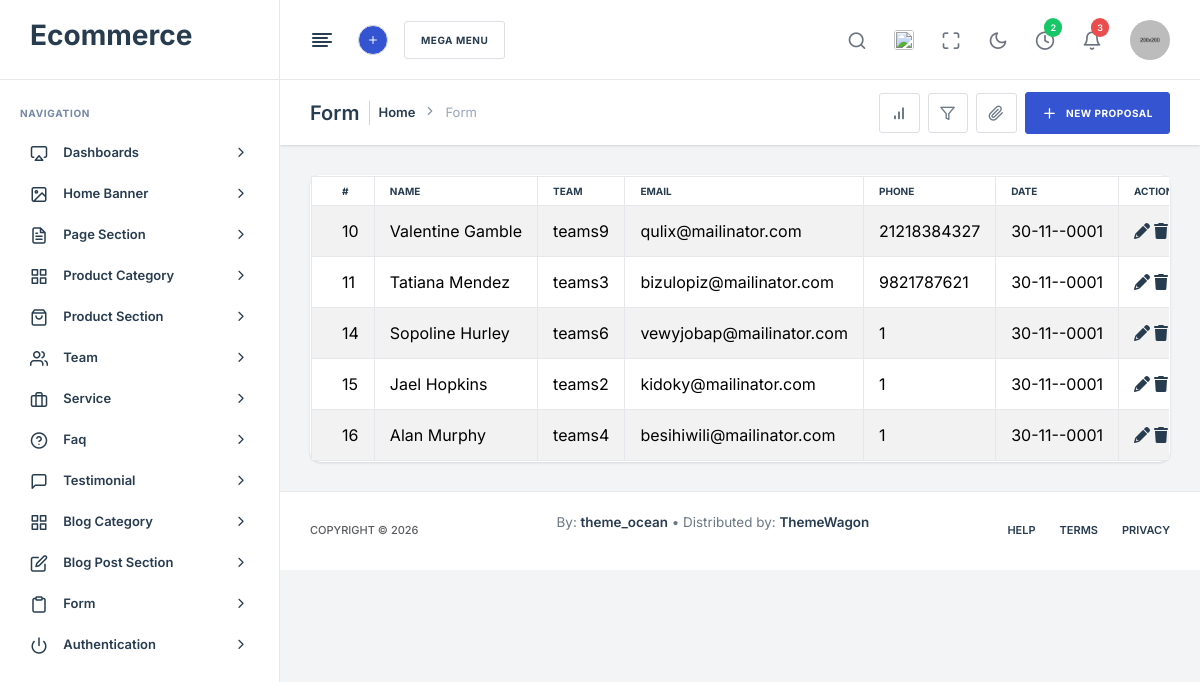
The app's page /admin/proposal.php with its own data.
### tables this page shows
CREATE TABLE `contact_requests` (
  `id` int(11) NOT NULL,
  `name` varchar(255) NOT NULL,
  `teams` varchar(255) NOT NULL,
  `phone` bigint(255) NOT NULL,
  `address1` text NOT NULL,
  `address2` text NOT NULL,
  `country` varchar(255) NOT NULL,
  `state` varchar(255) NOT NULL,
  `city` varchar(255) NOT NULL,
  `designation` int(255) NOT NULL,
  `message` text NOT NULL,
  `email` varchar(255) NOT NULL,
  `date` date NOT NULL
);

### admin/proposal.php (the view, shortened to what this page needs)
<?php
include('layout/header.php');
?>
<body>
    <main class="nxl-container">
        <div class="nxl-content">
            <div class="page-header">
                <div class="page-header-left d-flex align-items-center">
                    <div class="page-header-title">
                        <h5 class="m-b-10">Form</h5>
                    </div>
                    <ul class="breadcrumb">
                        <li class="breadcrumb-item"><a href="index.php">Home</a></li>
                        <li class="breadcrumb-item">Form</li>
                    </ul>
                </div>
                <div class="page-header-right ms-auto">
                    <div class="page-header-right-items">
                        <div class="d-flex align-items-center gap-2 page-header-right-items-wrapper">
                            <a href="javascript:void(0);" class="btn btn-icon btn-light-brand" data-bs-toggle="collapse" data-bs-target="#collapseOne">
                                <i class="feather-bar-chart"></i>
                            </a>
                            <div class="dropdown">
                                <a class="btn btn-icon btn-light-brand" data-bs-toggle="dropdown" data-bs-offset="0, 12" data-bs-auto-close="outside">
                                    <i class="feather-filter"></i>
                                </a>
                            </div>
                            <div class="dropdown">
                                <a class="btn btn-icon btn-light-brand" data-bs-toggle="dropdown" data-bs-offset="0, 12" data-bs-auto-close="outside">
                                    <i class="feather-paperclip"></i>
                                </a>
                            </div>
                            <a href="proposal-create.php" class="btn btn-primary">
                                <i class="feather-plus me-2"></i>
                                <span>New Proposal</span>
                            </a>
                        </div>
                    </div>
                </div>
            </div>
            <div class="main-content">
                <div class="row">
                    <div class="col-lg-12">
                        <div class="card stretch stretch-full">
                            <div class="card-body p-0">
                                <div class="table-responsive">
                                   <?php
                    $sql = "SELECT * FROM contact_requests";
                    if($result = mysqli_query($conn, $sql)){
                        if(mysqli_num_rows($result) > 0){
                            echo '<table class="table table-bordered table-striped">';
                                echo "<thead>";
                                    echo "<tr>";
                                        echo "<th>#</th>";
                                        echo "<th>Name</th>";
                                        echo "<th>Team</th>";
                                        echo "<th>Email</th>";
                                        echo "<th>Phone</th>";
                                        echo "<th>Date</th>";
                                        echo "<th>Action</th>";
                                    echo "</tr>";
                                echo "</thead>";
                                echo "<tbody>";
                                while($row = mysqli_fetch_array($result)){
                                    echo "<tr>";
                                        echo "<td>" . $row['id'] . "</td>";
                                        echo "<td>" . $row['name'] . "</td>";
                                        echo "<td>" . $row['teams'] . "</td>";
                                        echo "<td>" . $row['email'] . "</td>";
                                        echo "<td>" . $row['phone'] . "</td>";
                                        echo "<td>" . date('d-m-Y', strtotime($row['date'])) . "</td>";
                                        echo "<td>";
                                            echo '<a href="proposal-edit.php?id='. $row['id'] .'" class="mr-3" title="Update Record" data-toggle="tooltip">  <span class="fa fa-pencil"></span></a>';
                                            echo '<a href="proposal.php?id='. $row['id'] .'&action=del" class="ml-3" title="Delete Record" data-toggle="tooltip">  <span class="fa fa-trash"></span></a>';
                                        echo "</td>";
                                    echo "</tr>";
                                }
                                echo "</tbody>";
                            echo "</table>";
                        } else{
                            echo '<div class="alert alert-danger"><em>No records were found.</em></div>';
                        }
                    } else{
                        echo "Oops! Something went wrong. Please try again later.";
                    }
                    ?>
                                </div>
                            </div>
                        </div>
                    </div>
                </div>
            </div>
        </div>
        <footer class="footer">
            <p class="fs-11 text-muted fw-medium text-uppercase mb-0 copyright">
                <span>Copyright ©</span>
            </p>
            <p><span>By: <a target="_blank" href="https://wrapbootstrap.com/user/theme_ocean" target="_blank">theme_ocean</a></span> • <span>Distributed by: <a target="_blank" href="https://themewagon.com" target="_blank">ThemeWagon</a></span></p>
            <div class="d-flex align-items-center gap-4">
                <a href="javascript:void(0);" class="fs-11 fw-semibold text-uppercase">Help</a>
                <a href="javascript:void(0);" class="fs-11 fw-semibold text-uppercase">Terms</a>
                <a href="javascript:void(0);" class="fs-11 fw-semibold text-uppercase">Privacy</a>
            </div>
        </footer>
    </main>
</body>
</html>

### records on screen
contact_requests: id "10", name "Valentine Gamble", teams "teams9", email "qulix@mailinator.com", phone "21218384327", date "30-11--0001"
contact_requests: id "11", name "Tatiana Mendez", teams "teams3", email "bizulopiz@mailinator.com", phone "9821787621", date "30-11--0001"
contact_requests: id "14", name "Sopoline Hurley", teams "teams6", email "vewyjobap@mailinator.com", phone "1", date "30-11--0001"
contact_requests: id "15", name "Jael Hopkins", teams "teams2", email "kidoky@mailinator.com", phone "1", date "30-11--0001"
contact_requests: id "16", name "Alan Murphy", teams "teams4", email "besihiwili@mailinator.com", phone "1", date "30-11--0001"
